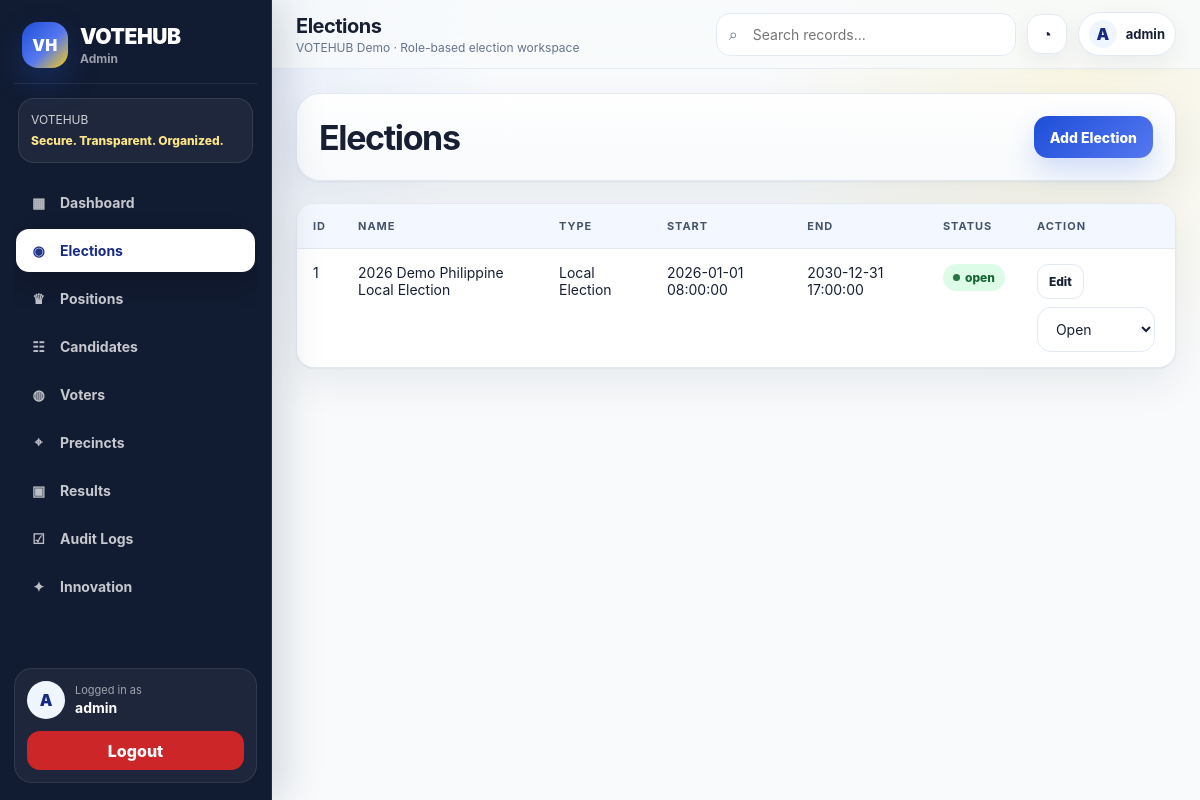
Screenshot of /admin/elections.php (signed in) with the database file from the repository.
### tables this page shows
CREATE TABLE elections (
    election_id INT AUTO_INCREMENT PRIMARY KEY,
    election_name VARCHAR(150) NOT NULL,
    election_type VARCHAR(80) NOT NULL,
    start_datetime DATETIME NOT NULL,
    end_datetime DATETIME NOT NULL,
    status ENUM('upcoming','open','closed') NOT NULL DEFAULT 'upcoming',
    created_at TIMESTAMP DEFAULT CURRENT_TIMESTAMP
);

### admin/elections.php (the view, shortened to what this page needs)
<?php
require_once __DIR__ . '/../includes/functions.php';
$elections = fetchElections($pdo);
include __DIR__ . '/../includes/header.php';
include __DIR__ . '/../includes/sidebar.php';
?>
<div class="page-header">
    <h1>Elections</h1>
    <a class="btn" href="<?= BASE_URL ?>/admin/add_election.php">Add Election</a>
</div>
<div class="card table-wrap">
    <table>
        <tr><th>ID</th><th>Name</th><th>Type</th><th>Start</th><th>End</th><th>Status</th><th>Action</th></tr>
        <?php foreach ($elections as $election): ?>
            <tr>
                <td><?= h($election['election_id']) ?></td>
                <td><?= h($election['election_name']) ?></td>
                <td><?= h($election['election_type']) ?></td>
                <td><?= h($election['start_datetime']) ?></td>
                <td><?= h($election['end_datetime']) ?></td>
                <td><?= badge($election['status']) ?></td>
                <td class="actions">
                    <a class="btn btn-light" href="<?= BASE_URL ?>/admin/edit_election.php?id=<?= $election['election_id'] ?>">Edit</a>
                    <form method="POST">
                        <select name="status" onchange="this.form.submit()">
                            <option value="open" <?= $election['status'] === 'open' ? 'selected' : '' ?>>Open</option>
                        </select>
                    </form>
                </td>
            </tr>
        <?php endforeach; ?>
    </table>
</div>
<?php include __DIR__ . '/../includes/footer.php'; ?>

### includes/functions.php (shortened to what this page needs)
<?php
function h($value) {
    return htmlspecialchars((string)$value, ENT_QUOTES, 'UTF-8');
}
function fetchElections(PDO $pdo) {
    return $pdo->query('SELECT * FROM elections ORDER BY election_id DESC')->fetchAll();
}
function badge($text) {
    $class = strtolower(str_replace(' ', '-', $text));
    return '<span class="badge badge-' . h($class) . '">' . h($text) . '</span>';
}
?>

### assets/css/style.css (style rules this page uses)
:root { --bg: #f8fafc; --bg-soft: #eef4ff; --surface: #ffffff; --surface-2: #f8fafc; --text: #172033; --muted: #65748b; --border: #e3e9f3; --primary: #1d4ed8; --primary-dark: #172b85; --primary-soft: #dbeafe; --navy: #111b31; --navy-2: #1d2b4a; --accent-yellow: #facc15; --accent-red: #dc2626; --success: #16a34a; --warning: #f59e0b; --danger: #dc2626; --shadow-card: 0 1px 2px rgba(15, 23, 42, 0.05), 0 16px 40px rgba(15, 23, 42, 0.07); --shadow-soft: 0 8px 24px rgba(15, 23, 42, 0.06); --radius: 18px; --radius-lg: 26px; }
* { box-sizing: border-box; }
html { scroll-behavior: smooth; }
body { margin: 0; font-family: Inter, ui-sans-serif, system-ui, -apple-system, BlinkMacSystemFont, "Segoe UI", Arial, sans-serif; background: radial-gradient(circle at 8% 0%, rgba(37, 99, 235, 0.12), transparent 30%), radial-gradient(circle at 90% 8%, rgba(250, 204, 21, 0.11), transparent 25%), var(--bg); color: var(--text); min-height: 100vh; }
a { color: inherit; text-decoration: none; }
input, select, textarea { width: 100%; border: 1px solid var(--border); background: #fff; color: var(--text); border-radius: 14px; padding: 12px 14px; font: inherit; font-size: 14px; transition: border-color .18s ease, box-shadow .18s ease; }
button, .btn { display: inline-flex; align-items: center; justify-content: center; gap: 8px; min-height: 42px; padding: 10px 16px; border: 0; border-radius: 14px; background: linear-gradient(135deg, var(--primary), #5578f0); color: #fff; font-size: 14px; font-weight: 850; cursor: pointer; box-shadow: 0 12px 28px rgba(37,99,235,0.20); transition: transform .18s ease, box-shadow .18s ease, opacity .18s ease; }
.btn-light { background: #fff; color: var(--text); border: 1px solid var(--border); box-shadow: none; }
.page-header { display: flex; justify-content: space-between; align-items: center; gap: 18px; margin-bottom: 22px; padding: 22px; border: 1px solid var(--border); border-radius: 24px; background: linear-gradient(180deg, rgba(255,255,255,0.96), rgba(248,250,252,0.94)); box-shadow: var(--shadow-card); }
.page-header h1 { margin: 0; font-size: clamp(25px, 3vw, 34px); letter-spacing: -0.04em; }
.card { margin-bottom: 22px; padding: 22px; border: 1px solid var(--border); border-radius: 24px; background: rgba(255,255,255,0.94); box-shadow: var(--shadow-card); }
.table-wrap { overflow-x: auto; border: 1px solid var(--border); border-radius: 18px; background: #fff; }
.table-wrap.card { padding: 0; }
table { width: 100%; min-width: 760px; border-collapse: collapse; background: #fff; }
th, td { padding: 15px 16px; border-bottom: 1px solid var(--border); text-align: left; vertical-align: top; font-size: 14px; }
th { color: #44546a; font-size: 11px; text-transform: uppercase; letter-spacing: .09em; background: #f3f7ff; }
tr:last-child td { border-bottom: 0; }
.actions { display: flex; gap: 8px; align-items: center; flex-wrap: wrap; }
.actions .btn, .actions button { min-height: 35px; padding: 8px 11px; font-size: 12px; border-radius: 11px; }
.badge { display: inline-flex; align-items: center; gap: 5px; border-radius: 999px; padding: 6px 10px; font-size: 12px; font-weight: 850; background: #eef2f7; color: #42526a; }
.badge::before { content: ''; width: 7px; height: 7px; border-radius: 50%; background: currentColor; opacity: .9; }
.badge-open, .badge-active, .badge-approved, .badge-voted { background: #dcfce7; color: #166534; }
.card form:last-child, form.card:last-child { margin-bottom: 0; }

### rows the page displays
elections: election_id "1", election_name "2026 Demo Philippine Local Election", election_type "Local Election", start_datetime "2026-01-01 08:00:00", end_datetime "2030-12-31 17:00:00", status "open", status "Open"

### other values shown
$roleLabel ?: 'User' "Admin"
substr($name, 0, 1) "A"
$name "admin"
$pageTitleDisplay "Elections"
